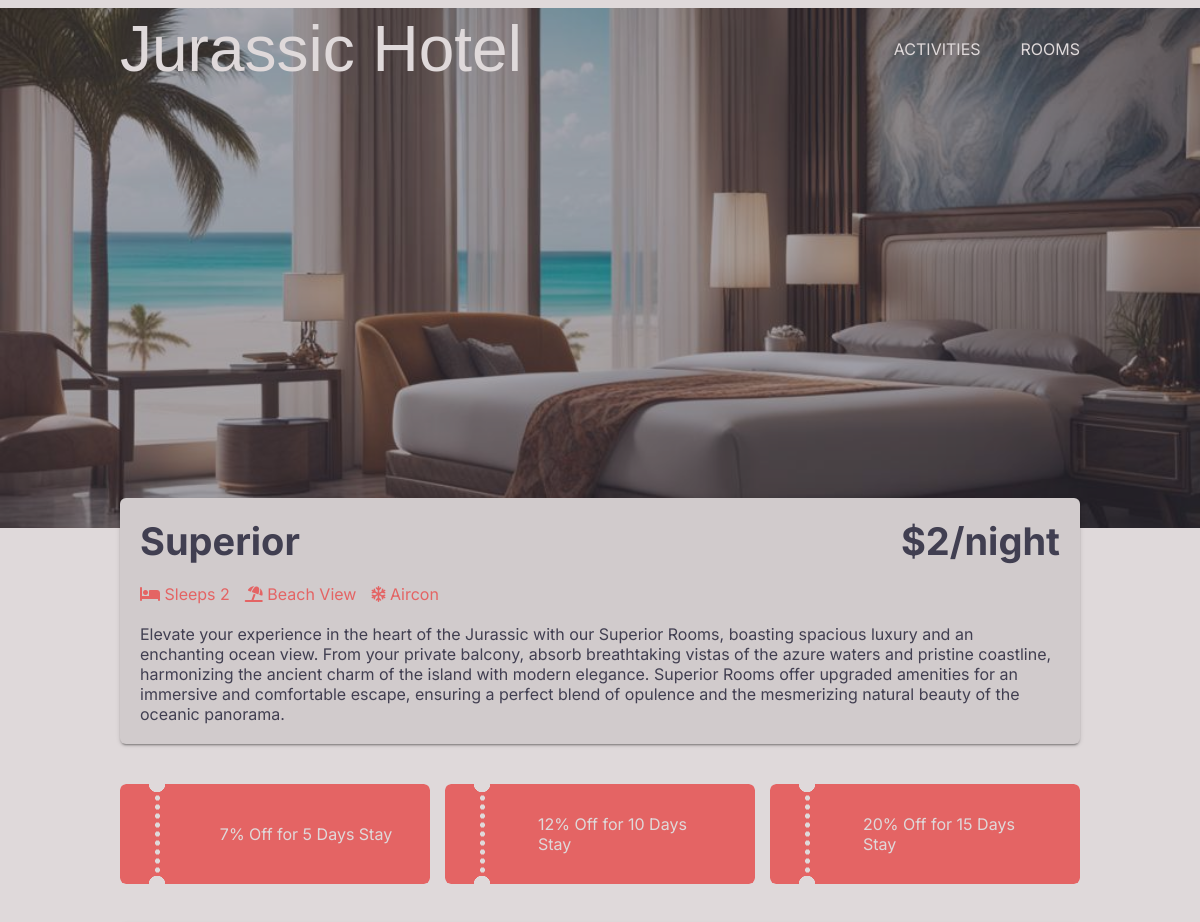
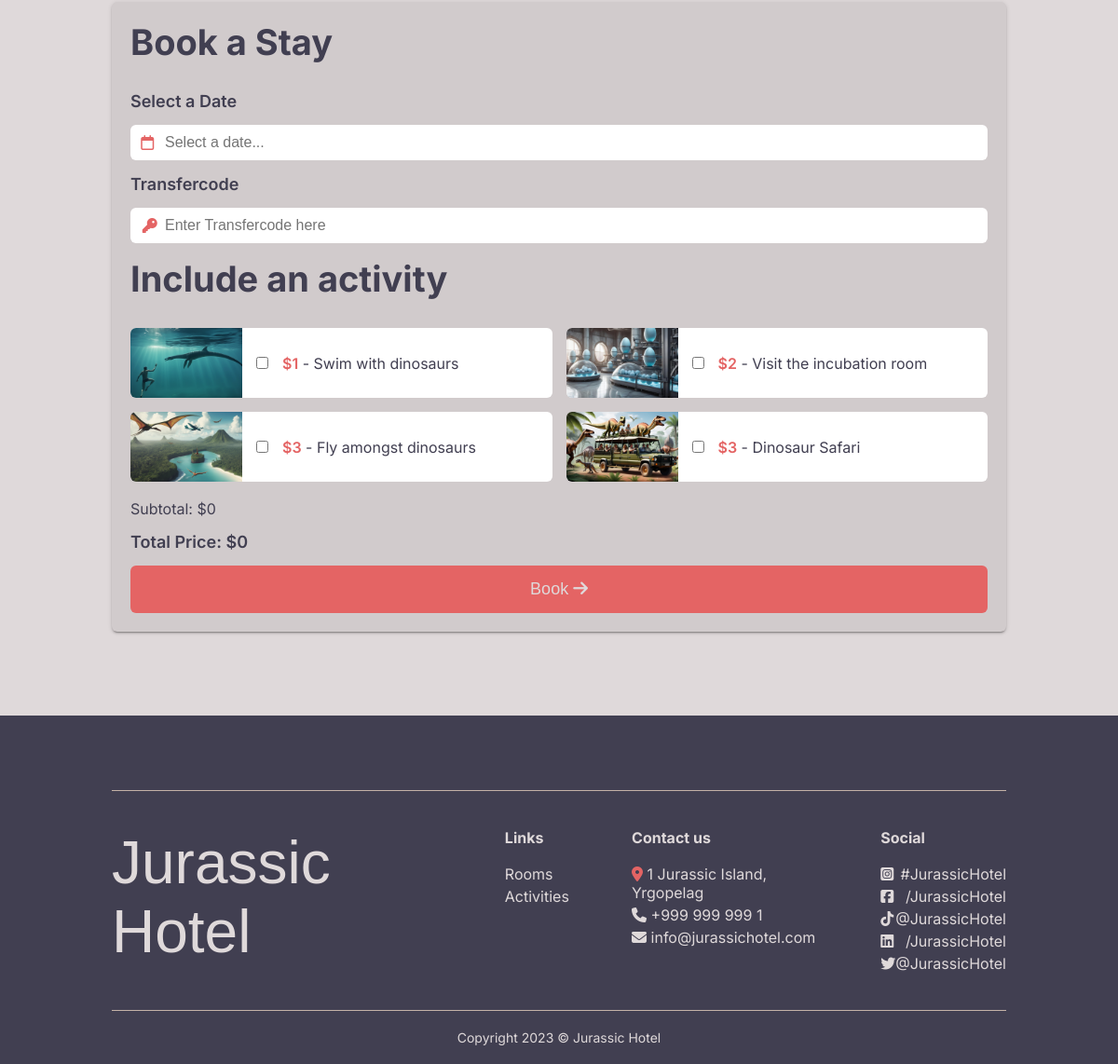
/room.php?room=2, run on the app's committed database (2 pictures, top to bottom).
### tables this page shows
CREATE TABLE rooms (id integer primary key AUTOINCREMENT, category varchar, price_per_night float, image1 varchar, image2 varchar, sleeps integer, view varchar, aircon BOOLEAN, description varchar);

CREATE TABLE discounts (
    id INTEGER PRIMARY KEY AUTOINCREMENT,
    room_id INTEGER,
    discount_percentage FLOAT,
    description VARCHAR,
    days_required INTEGER,
    FOREIGN KEY (room_id) REFERENCES rooms(id)
);

CREATE TABLE features (id integer primary key AUTOINCREMENT, name varchar, price float, image varchar, description varchar);

### hotelFunctions.php (called while the page is built, shortened)
<?php
function connect(string $dbName): object
{
    $dbPath = __DIR__ . '/' . $dbName;
    $db = "sqlite:$dbPath";
    try {
        $db = new PDO($db);
        $db->setAttribute(PDO::ATTR_ERRMODE, PDO::ERRMODE_EXCEPTION);
        $db->setAttribute(PDO::ATTR_DEFAULT_FETCH_MODE, PDO::FETCH_ASSOC);
    } catch (PDOException $e) {
        echo "Failed to connect to the database";
        throw $e;
    }
    return $db;
}
function getOneRoom(int $roomId): array
{
    $dbName = "hotel.db";
    $db = connect($dbName);
    $query = $db->prepare('SELECT * FROM rooms WHERE id = :roomId');
    $query->bindParam(':roomId', $roomId, PDO::PARAM_INT);
    $query->execute();
    $room = $query->fetch(PDO::FETCH_ASSOC);
    return $room;
}
function getAllFeatures(): array
{
    $dbName = "hotel.db";
    $db = connect($dbName);
    $query = $db->prepare('SELECT * FROM features');
    $query->execute();
    $features = $query->fetchAll(PDO::FETCH_ASSOC);
    return $features;
}
function getDiscounts(int $roomId): array
{
    $dbName = "hotel.db";
    $db = connect($dbName);
    $query = "SELECT * FROM discounts WHERE room_id=:roomId";
    $stmt = $db->prepare($query);
    $stmt->bindParam(':roomId', $roomId, PDO::PARAM_INT);
    $stmt->execute();
    $discounts = $stmt->fetchAll(PDO::FETCH_ASSOC);
    return $discounts;
}

### room.php (the view, shortened to what this page needs)
<?php
require __DIR__ . "/hotelFunctions.php";
require __DIR__ . "/header.php";
if (isset($_GET["room"])) {
    $room = getOneRoom($_GET["room"]);
}
$discounts = getDiscounts((int) $room["id"]);
$features = getAllFeatures();
?>
<div class="header-image" style="background-image: url('<?= $room["image1"] ?>');">
    <div class="before"></div>
</div>
<div class="light-background">
    <div class="room-info-container">
        <div class="room-info">
            <div class="room-info-head">
                <div class="room-name"><?= $room["category"] ?></div>
                <div class="room-cost">$<?= $room["price_per_night"] ?>/night</div>
            </div>
            <div class="room-features">
                <div class="beds"><i class="fa-solid fa-bed"></i> Sleeps <?= $room["sleeps"] ?></div>
                <div class="view">
                    <?php if ($room["view"] == "Jungle") : ?>
                        <i class="fa-solid fa-tree"></i> Jungle View
                    <?php else : ?>
                        <i class="fa-solid fa-umbrella-beach"></i> Beach View
                    <?php endif; ?>
                </div>
                <div class="aircon">
                    <?php if ($room["aircon"]) : ?>
                        <i class="fa-regular fa-snowflake"></i> Aircon
                    <?php else : ?>
                        <i class="fa-regular fa-snowflake"></i> No Aircon
                    <?php endif; ?>
                </div>
            </div>
            <div class="room-description"><?= $room["description"] ?></div>
        </div>
    </div>
</div>
<div class="container room-page-container">
    <?php if (!empty($discounts)) : ?>
        <div class="discounts discount-container">
            <?php foreach ($discounts as $discount) : ?>
                <div class="discount ">
                    <div class="discount-description" data-percentage="<?= $discount["discount_percentage"] ?>" data-days="<?= $discount["days_required"] ?>"><?= $discount["description"] ?></div>
                </div>
            <?php endforeach; ?>
        </div>
    <?php endif; ?>
    <?php if (isset($_SESSION["response"]) && (is_array($_SESSION["response"]) && count($_SESSION["response"]) !== 0)) : ?>
        <?php $jsonString = json_encode($_SESSION["response"], JSON_UNESCAPED_SLASHES | JSON_PRETTY_PRINT); ?>
        <div class="booking-success" id="booking-success">
            <div class="booking-success-text">
                <div class="booking-success-title">Your Booking is confirmed!</div>
                <div class="booking-success-subtitle">Booking ref: <span class="coral-text"><?= $_SESSION["response"][0]["booking_id"] ?> </span></div>
                <div class="dino-info"><img src="/images/dino-icon.png" alt="" class="dino-icon">
                    <div class="dino-text">Before your trip, read some more about this cool random dino: <a href="<?= $_SESSION["response"][0]["additional_info"][0]["dinoURL"] ?>"><?= $_SESSION["response"][0]["additional_info"][0]["dino"] ?></a>.</div>
                </div>
                <div class="booking-success-information">Please see your specific JSON below, use the smart clipboard button to copy it!</div>
            </div>
            <pre><code id="codeElement"> <?= $jsonString ?> </code><button id="copyButton"><i class="fa-regular fa-copy"></i></button><div class="code-before"></div><div class="copy-message">Copied to Clipboard!</div></pre>
            <a class="booking-success-button-a" href="room.php?room=<?= $room["id"] ?>">
                <div class="booking-success-button">Book another stay <i class="fa-solid fa-arrow-right"></i></div>
            </a>
        </div>
        <?php unset($_SESSION["response"]); ?>
    <?php else : ?>
        <div class="form-div" id="form-div">
            <div class="form-title">Book a Stay</div>
            <form action="hotelFunctions.php" method="POST" class="booking-form">
                <label for="datefilter">Select a Date</label>
                <div class="input-wrapper">
                    <div class="icon-container"><i class="fa-regular fa-calendar"></i></div>
                    <input type="text" placeholder="Select a date..." name="datefilter" id="datefilter" required>
                </div>
                <label for="transfercode">Transfercode</label>
                <div class="input-wrapper">
                    <div class="icon-container"><i class="fa-solid fa-key"></i></div>
                    <input type="text" name="transfercode" placeholder="Enter Transfercode here" required>
                </div>
                <div class="activities-title">Include an activity</div>
                <div class="activities-card-container">
                    <?php foreach ($features as $feature) : ?>
                        <div class="room-activities-card">
                            <img src="<?= $feature["image"] ?>" alt="">
                            <input data-price="<?= $feature["price"] ?>" class="feature-<?= $feature["id"] ?>" type="checkbox" name="selected_features[]" value="<?= $feature["id"] ?>">
                            <div class="feature-description"><span class="coral-text">$<?= $feature["price"] ?></span> - <?= $feature["name"] ?></div>
                        </div>
                    <?php endforeach; ?>
                </div>
                <div class="subtotal">Subtotal: $0</div>
                <div class="total">Total Price: $0</div>
                <button type="submit">Book <i class="fa-solid fa-arrow-right"></i></button>
            </form>
        </div>
    <?php endif; ?>
</div>
<?php require __DIR__ . "/dark-footer.php"; ?>
</body>
</html>

### style.css (style rules this page uses)
:root { --pearl: #dfd9da; --ocean: #3d4f61; --sand: #c4b2a7; --coconut: #5f5052; --gun-powder: #413f51; --coral: #e46464; --line_color: #e46464; --coral-hover: #e15353; --swiper-theme-color: #e46464; --swiper-navigation-color: #e46464; }
* { box-sizing: border-box; margin: 0; padding: 0; }
body { padding: 0px; margin: 0px; font-family: 'Inter', sans-serif; background: var(--pearl); }
.light-background { background-color: var(--pearl); color: var(--gun-powder); }
.coral-text { color: var(--coral); font-weight: 600; }
.input-wrapper { position: relative; }
input[type='text'], input[type='email'] { padding: 10px 37px; width: 100%; }
.header-image { height: 65vh; background-size: cover; background-position: 50% 70%; position: relative; margin-top: -90px; transition: background-image 1s ease-in-out; }
.container { margin: 0 auto; width: 80%; }
.room-info-container { width: 80%; margin: 0 auto; padding-bottom: 40px; }
.room-info { margin-top: -30px; padding: 20px; position: relative; z-index: 2; background: #d1cbcc; border-radius: 6px; box-shadow: 0 2px 2px 0 rgba(0, 0, 0, 0.14), 0 3px 1px -2px rgba(0, 0, 0, 0.2), 0 1px 5px 0 rgba(0, 0, 0, 0.12); }
.room-info-head { display: flex; justify-content: space-between; font-weight: 700; font-size: 38px; padding-bottom: 20px; }
.discount-container { padding-bottom: 40px; }
.discounts { display: flex; justify-content: space-around; gap: 15px; }
.discount { display: flex; justify-content: center; align-items: center; -webkit-mask-image: radial-gradient( circle at 37px 8px, transparent 8px, red 8.5px ), radial-gradient(closest-side circle at 50%, red 99%, transparent 100%); -webkit-mask-size: 100%, 5px 9px; -webkit-mask-repeat: repeat, repeat-y; -webkit-mask-position: 0 -8px, 34.5px; -webkit-mask-composite: source-out; mask-image: radial-gradient(circle at 37px 8px, transparent 8px, red 8.5px), radial-gradient(closest-side circle at 50%, red 99%, transparent 100%); mask-size: 100%, 5px 9px; mask-repeat: repeat, repeat-y; mask-position: 0 -8px, 34.5px; mask-composite: source-out; mask-composite: subtract; height: 100px; background: var(--coral); color: var(--pearl); border-radius: 6px; width: 100%; }
.discount-description { margin-left: 30%; padding-right: 10%; }
.subtotal { margin: 4px 0px; }
.before { background-color: var(--gun-powder); position: absolute; z-index: 1; width: 100%; height: 100%; display: block; left: 0; top: 0; content: ''; opacity: 0.45; }
.icon-container { position: absolute; top: 50%; transform: translate(80%, -52%); color: var(--coral); }
.form-div { padding: 20px; background: #d1cbcc; border-radius: 6px; box-shadow: 0 2px 2px 0 rgba(0, 0, 0, 0.14), 0 3px 1px -2px rgba(0, 0, 0, 0.2), 0 1px 5px 0 rgba(0, 0, 0, 0.12); }
.form-div button { width: 100%; border: none; background: var(--coral); color: var(--pearl); border-radius: 6px; padding: 15px; font-size: 18px; }
.form-title { font-weight: 700; font-size: 38px; margin-bottom: 30px; }
.form-div label, .activities-title { font-size: 18px; font-weight: 600; }
.total { margin: 15px 0px; font-size: 18px; font-weight: 600; }
.form-div input[type='text'] { margin: 15px 0px; font-size: 16px; border: none; border-radius: 6px; }
.room-page-container { color: var(--gun-powder); padding: 0px 0px 90px 0px; }
.room-features { color: var(--coral); display: flex; gap: 15px; justify-content: flex-start; padding-bottom: 20px; }
.activities-card-container { display: flex; flex-wrap: wrap; width: 100%; padding: 15px 0px; row-gap: 15px; }
.room-activities-card { width: calc(50% - 7.5px); display: flex; justify-content: left; gap: 15px; align-items: center; border-radius: 6px; height: 75px; background: white; }
.room-activities-card:nth-child(odd) { margin-right: 7.5px; }
.room-activities-card:nth-child(even) { margin-left: 7.5px; }
.room-activities-card img { border-radius: 6px 0px 0px 6px; width: 120px; height: 100%; object-fit: cover; object-position: center; }
.room-activities-card input { cursor: pointer; }
.activities-title { font-weight: 700; font-size: 38px; margin-bottom: 15px; color: var(--gun-powder); }

### data on the page
rooms: image1 (picture), category "Superior", price_per_night "2", sleeps "2", description "Elevate your experience in the heart of the Jurassic with our Superior Rooms, boasting spacious luxury and an enchanting ocean view. From your private balcony, absorb breathtaking vistas of the azure waters and pristine coastline, harmonizing the ancient charm of the island with modern elegance. Superior Rooms offer upgraded amenities for an immersive and comfortable escape, ensuring a perfect blend of opulence and the mesmerizing natural beauty of the oceanic panorama."
discounts: description "7% Off for 5 Days Stay"
discounts: description "12% Off for 10 Days Stay"
discounts: description "20% Off for 15 Days Stay"
features: image (picture), price "1", name "Swim with dinosaurs"
features: image (picture), price "2", name "Visit the incubation room"
features: image (picture), price "3", name "Fly amongst dinosaurs"
features: image (picture), price "3", name "Dinosaur Safari"
